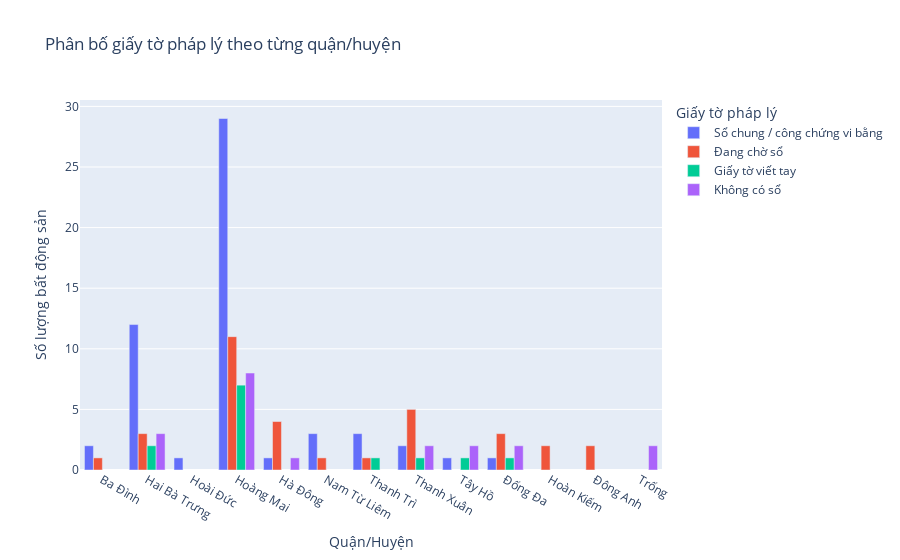

The notebook cell saved with this chart:
### Markdown cell above
#### Biểu đồ trung bình giá/m2 theo giấy tờ pháp lý

### Code cell
df_filtered = df[df["Giấy tờ pháp lý"] != "Đã có sổ"]

df_grouped = df_filtered.groupby(["Quận/Huyện", "Giấy tờ pháp lý"]).size().reset_index(name="Số lượng")

fig = px.bar(
    df_grouped,
    x="Quận/Huyện",
    y="Số lượng",
    color="Giấy tờ pháp lý",
    title="Phân bố giấy tờ pháp lý theo từng quận/huyện ",
    labels={"Số lượng": "Số lượng bất động sản"},
    barmode="group"
)

fig.show()

### Figure 1 — Plotly figure (JSON) as saved in the notebook; plotly's stock layout.template omitted (floating-point values rounded to 4 significant figures)
{"data": [{"alignmentgroup": "True", "hovertemplate": "Giấy tờ pháp lý=Sổ chung / công chứng vi bằng<br>Quận/Huyện=%{x}<br>Số lượng bất động sản=%{y}<extra></extra>", "legendgroup": "Sổ chung / công chứng vi bằng", "marker": {"color": "#636efa", "pattern": {"shape": ""}}, "name": "Sổ chung / công chứng vi bằng", "offsetgroup": "Sổ chung / công chứng vi bằng", "orientation": "v", "showlegend": true, "textposition": "auto", "type": "bar", "x": ["Ba Đình", "Hai Bà Trưng", "Hoài Đức", "Hoàng Mai", "Hà Đông", "Nam Từ Liêm", "Thanh Trì", "Thanh Xuân", "Tây Hồ", "Đống Đa"], "xaxis": "x", "y": [2, 12, 1, 29, 1, 3, 3, 2, 1, 1], "yaxis": "y"}, {"alignmentgroup": "True", "hovertemplate": "Giấy tờ pháp lý=Đang chờ sổ<br>Quận/Huyện=%{x}<br>Số lượng bất động sản=%{y}<extra></extra>", "legendgroup": "Đang chờ sổ", "marker": {"color": "#EF553B", "pattern": {"shape": ""}}, "name": "Đang chờ sổ", "offsetgroup": "Đang chờ sổ", "orientation": "v", "showlegend": true, "textposition": "auto", "type": "bar", "x": ["Ba Đình", "Hai Bà Trưng", "Hoàn Kiếm", "Hoàng Mai", "Hà Đông", "Nam Từ Liêm", "Thanh Trì", "Thanh Xuân", "Đông Anh", "Đống Đa"], "xaxis": "x", "y": [1, 3, 2, 11, 4, 1, 1, 5, 2, 3], "yaxis": "y"}, {"alignmentgroup": "True", "hovertemplate": "Giấy tờ pháp lý=Giấy tờ viết tay<br>Quận/Huyện=%{x}<br>Số lượng bất động sản=%{y}<extra></extra>", "legendgroup": "Giấy tờ viết tay", "marker": {"color": "#00cc96", "pattern": {"shape": ""}}, "name": "Giấy tờ viết tay", "offsetgroup": "Giấy tờ viết tay", "orientation": "v", "showlegend": true, "textposition": "auto", "type": "bar", "x": ["Hai Bà Trưng", "Hoàng Mai", "Thanh Trì", "Thanh Xuân", "Tây Hồ", "Đống Đa"], "xaxis": "x", "y": [2, 7, 1, 1, 1, 1], "yaxis": "y"}, {"alignmentgroup": "True", "hovertemplate": "Giấy tờ pháp lý=Không có sổ<br>Quận/Huyện=%{x}<br>Số lượng bất động sản=%{y}<extra></extra>", "legendgroup": "Không có sổ", "marker": {"color": "#ab63fa", "pattern": {"shape": ""}}, "name": "Không có sổ", "offsetgroup": "Không có sổ", "orientation": "v", "showlegend": true, "textposition": "auto", "type": "bar", "x": ["Hai Bà Trưng", "Hoàng Mai", "Hà Đông", "Thanh Xuân", "Trống", "Tây Hồ", "Đống Đa"], "xaxis": "x", "y": [3, 8, 1, 2, 2, 2, 2], "yaxis": "y"}], "layout": {"barmode": "group", "legend": {"title": {"text": "Giấy tờ pháp lý"}, "tracegroupgap": 0}, "title": {"text": "Phân bố giấy tờ pháp lý theo từng quận/huyện "}, "xaxis": {"anchor": "y", "domain": [0, 1], "title": {"text": "Quận/Huyện"}}, "yaxis": {"anchor": "x", "domain": [0, 1], "title": {"text": "Số lượng bất động sản"}}}}
